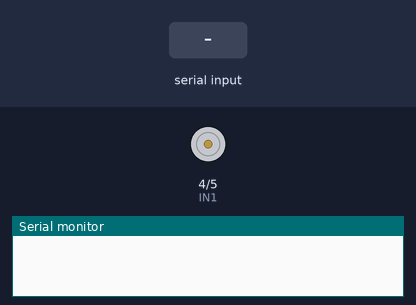
Recording of a sketch running on a simulated Arduino Uno, built with avr-gcc and run on an emulated ATmega328P. On the bench: motor-driver pin pairs drawn as motors (green arrow = first pin HIGH = forward, orange = second pin HIGH = backward, longer = more drive, scaled by the enable pin), the last lines printed to the serial monitor. The inputs (shaded band) are chosen by the test bench.

Above: at 1.2 s.
1.3 s: "1" received over Serial
At 2.5 s:
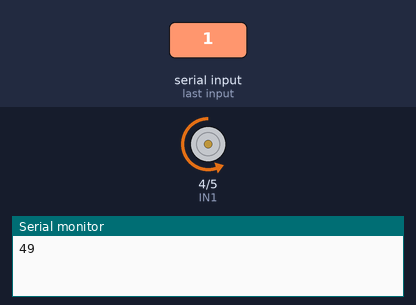
2.8 s: byte 0 (0) received over Serial
At 3.7 s:
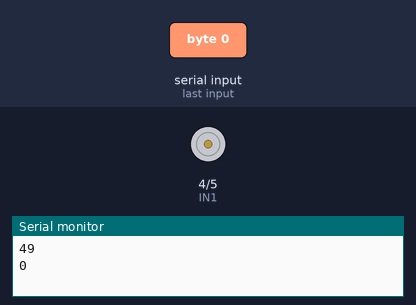
4.3 s: "0" received over Serial
At 4.8 s:
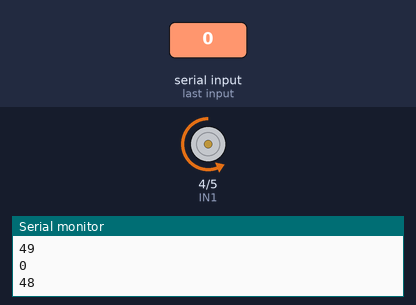
Timing chart, 0 to 7.3 s (numbered marks = the images above; inputs shaded):
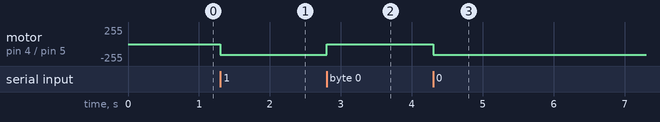

The sketch:

arduino_code.ino
```cpp
const int IN1 = 4;
const int IN2 = 5;
const int PWM = 6;

void setup() {
  // put your setup code here, to run once:
  Serial.begin(9600);
  pinMode(IN1, OUTPUT);
  pinMode(IN2, OUTPUT);
  pinMode(PWM, OUTPUT);
  digitalWrite(IN1, LOW);
  digitalWrite(IN2, LOW);
}

void loop() {
  // put your main code here, to run repeatedly:
  if (Serial.available()) {

    byte PWM_val = Serial.read();
    Serial.println(PWM_val);

    int PWM_val_R = map(PWM_val, 1, 128, 255, 0);
    int PWM_val_L = map(PWM_val, 129, 255, 0, 255);

    if (PWM_val > 0 && PWM_val < 129) {
      digitalWrite(IN1, LOW);
      digitalWrite(IN2, HIGH);
      analogWrite(PWM, PWM_val_R);
    }

    if (PWM_val > 128 && PWM_val < 256) {
      digitalWrite(IN1, HIGH);
      digitalWrite(IN2, LOW);
      analogWrite(PWM, PWM_val_L);
    }

    if (PWM_val == 0) {
      digitalWrite(IN1, LOW);
      digitalWrite(IN2, LOW);
      analogWrite(PWM, PWM_val);
    }
  }
}
```

Measured:
- after the input at 1.3 s, motor on pin 4 (IN1) / pin 5 (IN2): stopped → backward 159/255 at once
- after the input at 2.8 s, motor on pin 4 (IN1) / pin 5 (IN2): backward 159/255 → stopped at once
- after the input at 4.3 s, motor on pin 4 (IN1) / pin 5 (IN2): stopped → backward 161/255 at once
